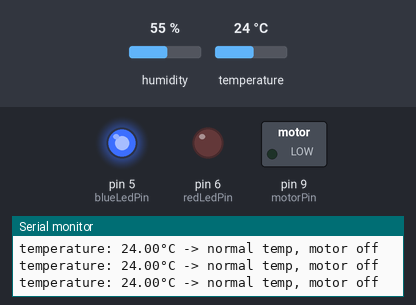
Simulated run of this sketch. Board: Arduino Uno, built with avr-gcc and run on an emulated ATmega328P. Parts: switched loads named in the sketch (green lamp = pin HIGH), output pins drawn as LEDs (lit = HIGH), the last lines printed to the serial monitor. Inputs (shaded band) come from the test bench; at power-on: temperature 24 °C, humidity 55 %.

Above: at 3.2 s.
3.3 s: temperature set to 28 °C
At 4.8 s:
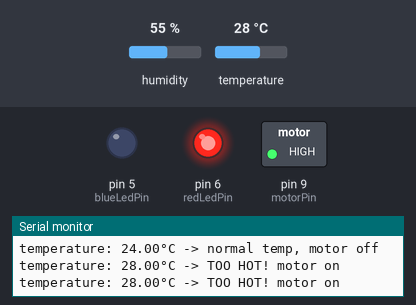
6.0 s: temperature set to 12 °C
At 7.3 s:
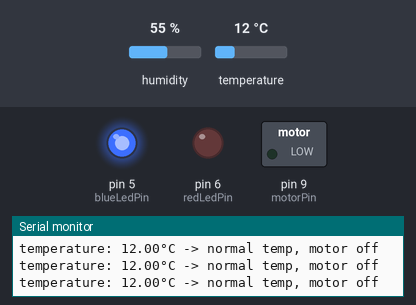
Timing chart, 0 to 9.0 s (numbered marks = the images above; inputs shaded):
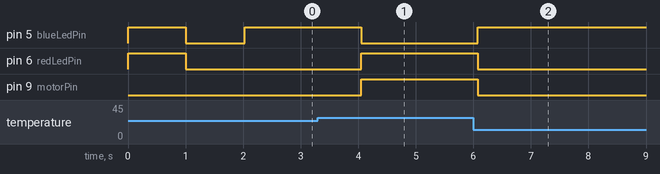

The sketch:

motorfan.ino
```cpp
#include "DHT.h"

#define DHTPIN 2
#define DHTTYPE DHT11

const int blueLedPin = 5;
const int redLedPin = 6;
const int motorPin = 9;  // pwm

const float roomTemp = 26.6;      // baseline room temperature in celsius
const float tempThreshold = 0.1;  // temperature increase to trigger motor

DHT dht(DHTPIN, DHTTYPE);

void setup() {
  Serial.begin(9600);
  Serial.println("automatic ventilation system");

  pinMode(blueLedPin, OUTPUT);
  pinMode(redLedPin, OUTPUT);
  pinMode(motorPin, OUTPUT);

  // test leds at startup
  digitalWrite(redLedPin, HIGH);
  digitalWrite(blueLedPin, HIGH);
  delay(1000);
  digitalWrite(redLedPin, LOW);
  digitalWrite(blueLedPin, LOW);
  delay(1000);

  dht.begin();
}

void loop() {
  // read temperature from sensor
  float temperature = dht.readTemperature();

  // check if reading failed
  if (isnan(temperature)) {
    Serial.println("failed to read from dht sensor");
    return;
  }

  // display temperature
  Serial.print("temperature: ");
  Serial.print(temperature);
  Serial.print("°C");

  // check if temperature exceeds threshold
  if (temperature >= roomTemp + tempThreshold) {
    // too hot: blue led off, red led on, motor on
    Serial.println(" -> TOO HOT! motor on");
    digitalWrite(blueLedPin, LOW);
    digitalWrite(redLedPin, HIGH);
    analogWrite(motorPin, 255);  // motor at full speed
  } else {
    // normal temperature: blue led on, red led off, motor off
    Serial.println(" -> normal temp, motor off");
    digitalWrite(blueLedPin, HIGH);
    digitalWrite(redLedPin, LOW);
    analogWrite(motorPin, 0);  // motor off
  }

  // wait half a second between readings
  delay(500);
}
```

Measured:
- the behaviour switches between 26 and 27 °C on temperature (found by bisection; images 0 and 1)
- after the input at 3.3 s, pin 5 (blueLedPin): HIGH → LOW after 0.75 s; pin 6 (redLedPin), pin 9 (motorPin): LOW → HIGH after 0.75 s
- after the input at 6.0 s, pin 5 (blueLedPin): LOW → HIGH after 0.08 s; pin 6 (redLedPin), pin 9 (motorPin): HIGH → LOW after 0.08 s
